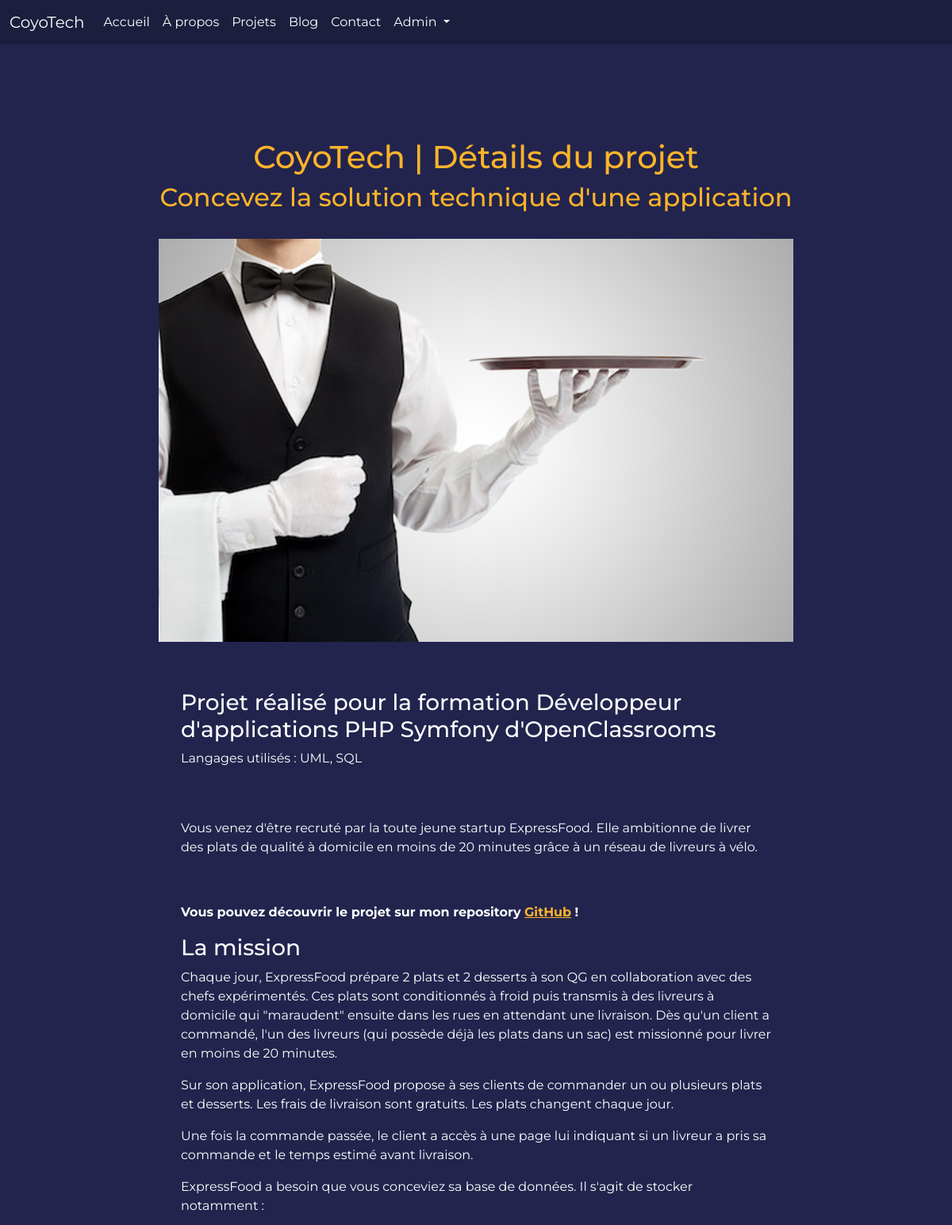
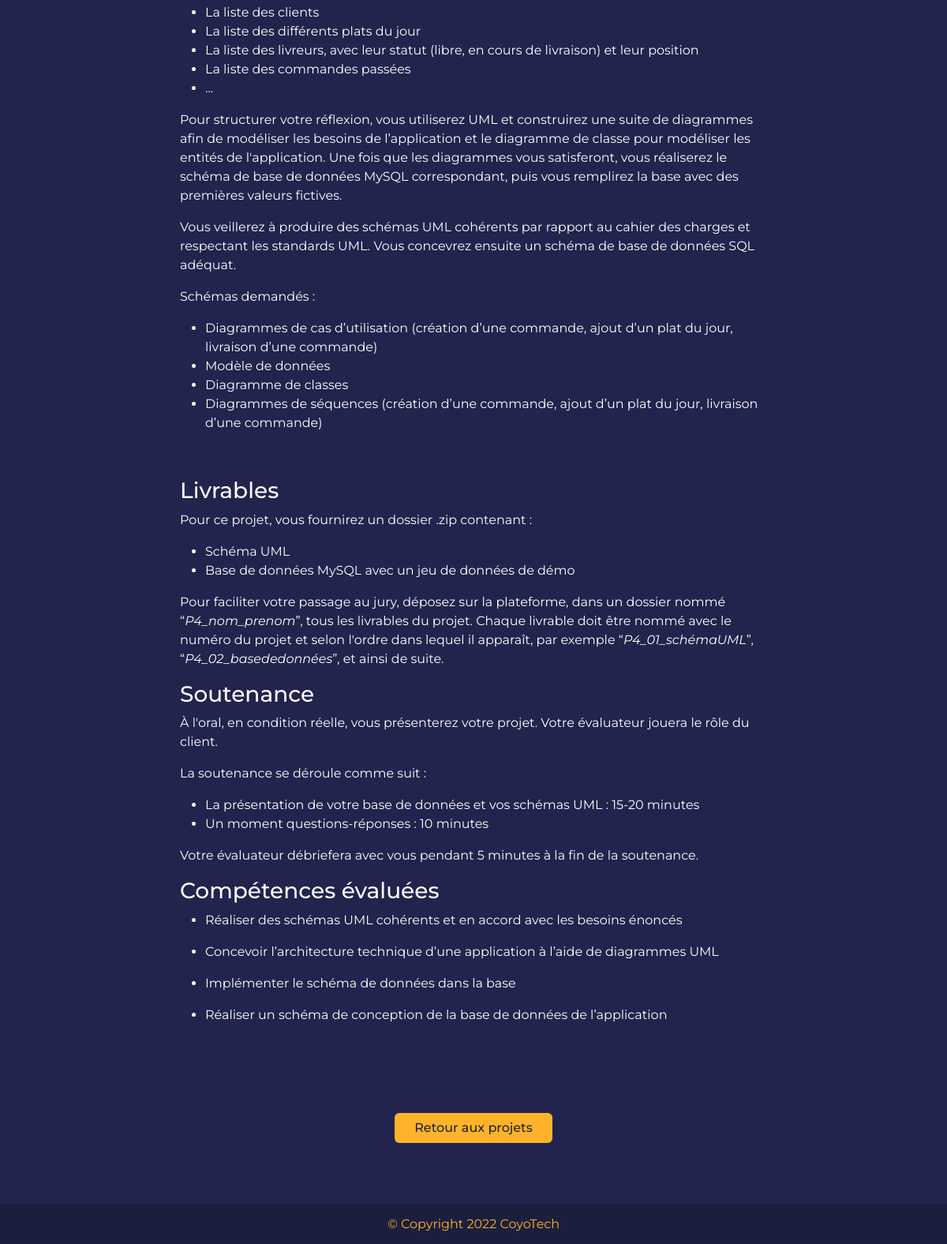
Page /project_view.php?project=19 on the committed database (2 pictures, top to bottom).
### tables this page shows
CREATE TABLE `project` (
  `project_id` int(4) NOT NULL,
  `title` varchar(255) NOT NULL,
  `chapo` text NOT NULL,
  `description` text NOT NULL,
  `picture` varchar(255) NOT NULL,
  `language` varchar(100) NOT NULL
);

### project_view.php (the view, shortened to what this page needs)
<?php
require_once './inc/init.php';
require_once './inc/head_inc.php';
?>
</head>
<body>
    <?php
    if (isset($_GET['project'])) {
        $reqProj = $connect->query("SELECT * FROM project WHERE project_id = '$_GET[project]'");
        $project = $reqProj->fetch(PDO::FETCH_ASSOC);
    }
    ?>
    <?php
    require_once './inc/header_inc.php';
    ?>
    <h1 class="text-center home-h1 mt-4">CoyoTech | Détails du projet</h1>
    <h2 class="text-center project-h2 mt-2"><?php echo $project['title']; ?></h2>
    <hr>
    <div class="container product-container mt-3 mb-5 d-flex flex-column align-items-center w-70">
        <div class="col-12 d-flex justify-content-center">
            <img class="img-fluid" style="max-width: 800px; min-width: 600px;" src="<?php echo $project['picture']; ?>" alt="<?php echo $project['title']; ?>">
        </div>
        <div class="col-8 d-flex flex-column amign-items-center">
            <h3 class="project-h3"><?php echo $project['chapo']; ?></h3>
            <p class="language-text mb-3">Langages utilisés : <?php echo $project['language']; ?></p>
            <div class="description-text mt-5 mb-5 pb-5"><?php echo $project['description']; ?></div>
        </div>
        <div class="col-4 d-flex justify-content-center">
            <a href="<?= URL ?>projects_list.php" class="btn btn-registrar back-2-projects px-4">Retour aux projets</a>
        </div>
    </div>
    <?php
    require_once './inc/footer_inc.php';
    ?>

### css/style.css (style rules this page uses)
* { margin: 0; padding: 0; }
body { font-family: 'Montserrat', sans-serif; background-color: #22244d; }
.home-h1 { color: #feb32b; padding-top: 150px; }
.btn-registrar { background-color: #feb32b; font-weight: 500; }
.project-h2 { color: #feb32b; }
.project-h3 { color: #FFFFFF; padding-top: 60px; }
.description-text { color: #FFFFFF; }
.description-text a { color: #feb32b; }
.language-text { color: #FFFFFF; }
.back-2-projects { margin-bottom: 80px; }

### rows in the picture
project: title "Concevez la solution technique d'une application", picture (picture), chapo "Projet réalisé pour la formation Développeur d'applications PHP Symfony d'OpenClassrooms", language "UML, SQL", description "Vous venez d'être recruté par la toute jeune startup ExpressFood. Elle ambitionne de livrer des plats de qualité à domicile en moins de 20 minutes grâce à un réseau de livreurs à vélo. Vous pouvez découvrir le projet sur mon repository GitHub ! La mission Chaque jour, ExpressFood prépare 2 plats et 2 desserts à son QG en collaboration avec des chefs expérimentés. Ces plats sont conditionnés à froid puis transmis à des livreurs à domicile qui \"maraudent\" ensuite dans les rues en attendant une livraison. Dès qu'un client a commandé, l'un des livreurs (qui possède déjà les plats dans un sac) est missionné pour livrer en moins de 20 minutes. Sur son application, ExpressFood propose à ses…"
